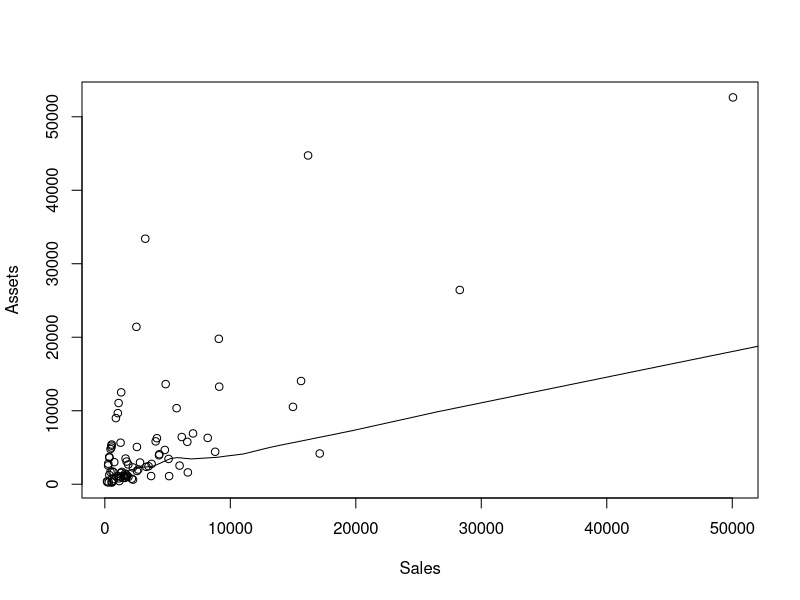
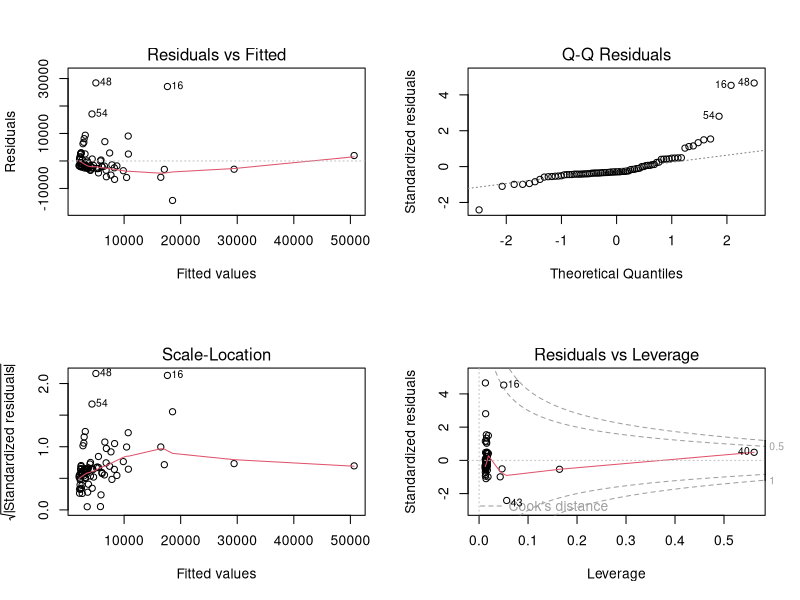
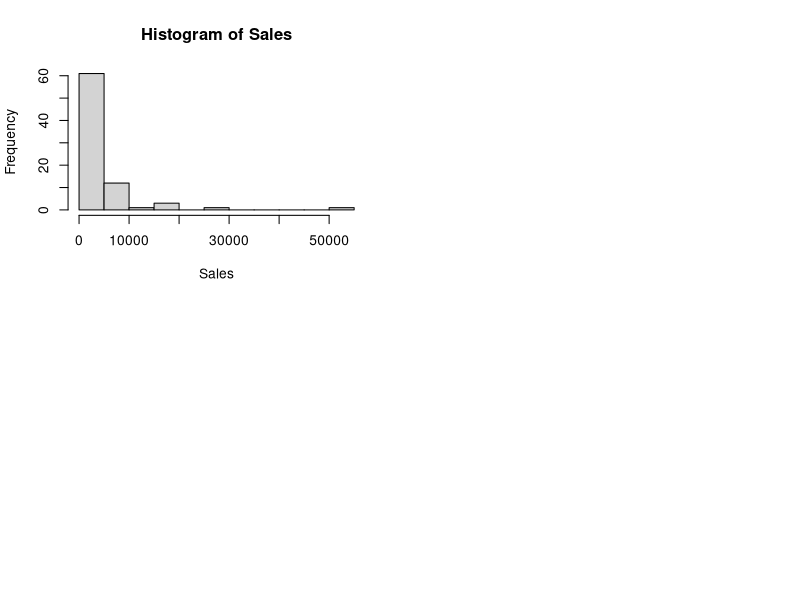
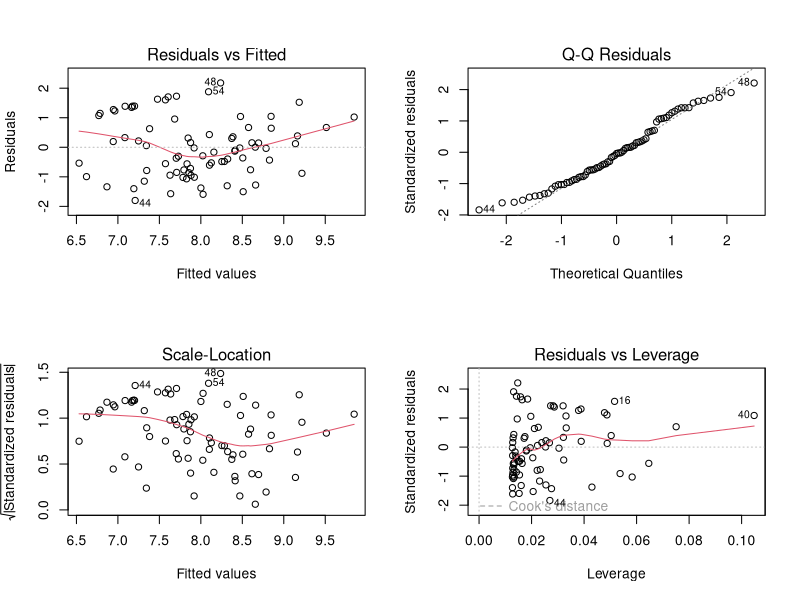
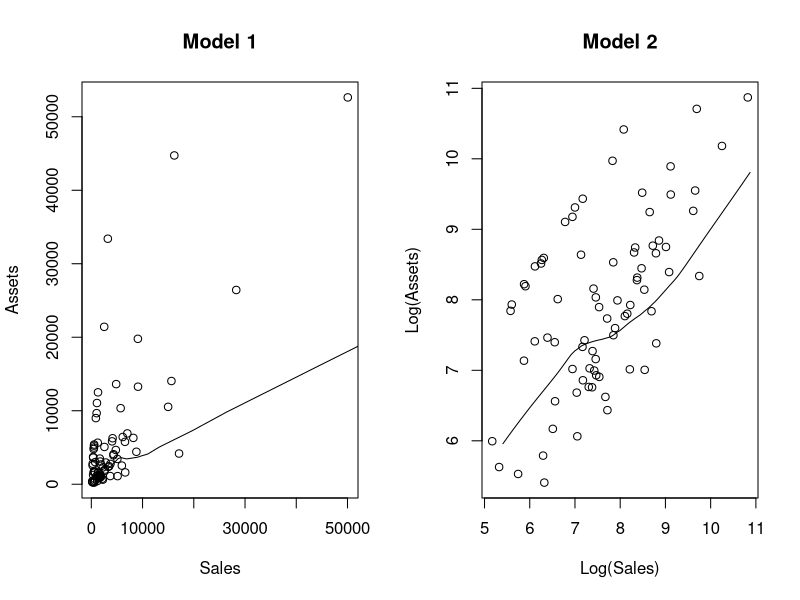
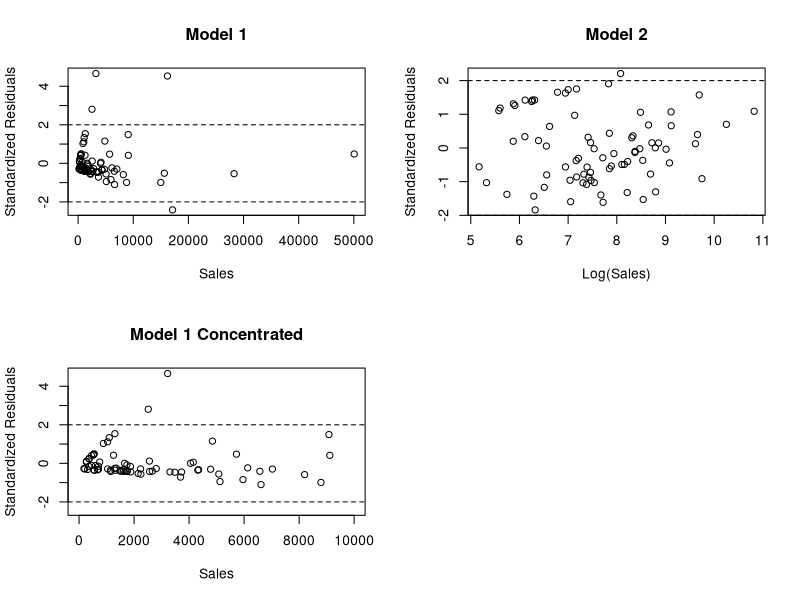
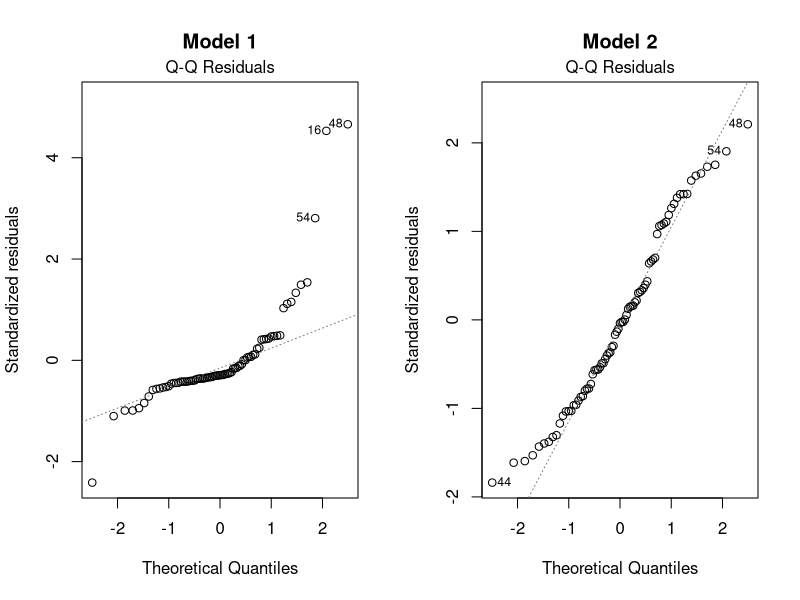
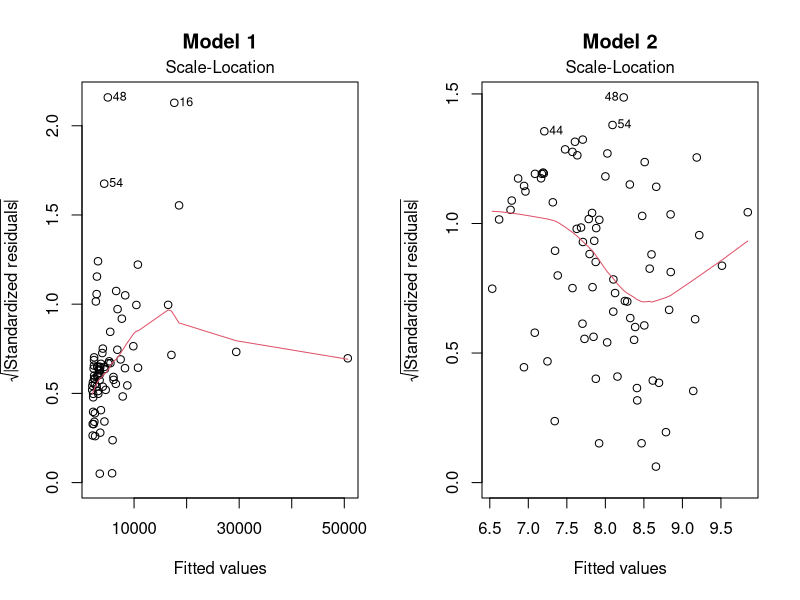

Generate these figures, in order, with R:
## ---- chunk 1
mu_1 <- 5.6
mu_2 <- 7.9
mu_3 <- 6.1
SSE <- 12.8
F <- 16/6*(1/2*mu_1+1/2*mu_2-mu_3)^2/(SSE/9)
F
## ---- chunk 2
alpha <- 0.05
p_value <- 1 - pf(F, 1, 9)
## ---- chunk 3
company <- read.csv("company.csv")
attach(company)
## ---- chunk 4
plot(x = Sales, y = Assets)
lines(lowess(Assets, Sales))
## ---- chunk 5
fit_1 <- lm(Assets ~ Sales)
par(mfrow = c(2,2))
plot(fit_1)
## ---- chunk 6
hist(Sales)
## ---- chunk 7
library(car)
summary(powerTransform(Sales))
## ---- chunk 8
log_sales <- log(Sales)
## ---- chunk 9
fit_2 <- lm(Assets ~ log_sales)
summary(powerTransform(fit_2))
## ---- chunk 10
log_assets <- log(Assets)
## ---- chunk 11
fit_3 <- lm(log_assets ~ log_sales)
par(mfrow = c(2,2))
plot(fit_3)
## ---- chunk 12
par(mfrow = c(1,2))

plot(x = Sales, y = Assets, main = "Model 1")
lines(lowess(Assets, Sales))

plot(log_sales, log_assets, xlab = "Log(Sales)",ylab = "Log(Assets)", main = "Model 2")
lines(lowess(log_assets, log_sales))
## ---- chunk 13
par(mfrow = c(2,2))
StanRes1 <- rstandard(fit_1)
plot(x = Sales, y = StanRes1, xlab = "Sales", ylab = "Standardized Residuals", main= "Model 1")
abline(h=2,lty=2)
abline(h=-2,lty=2)

StanRes2 <- rstandard(fit_3)
plot(x = log_sales, y = StanRes2, xlab = "Log(Sales)", ylab = "Standardized Residuals", main = "Model 2")
abline(h=2,lty=2)
abline(h=-2,lty=2)

plot(x = Sales, y = StanRes1, xlab = "Sales", ylab = "Standardized Residuals", main= "Model 1 Concentrated", xlim = c(0,10000))
abline(h=2,lty=2)
abline(h=-2,lty=2)

## ---- chunk 14
par(mfrow = c(1,2))
plot(fit_1, which = 2, main = "Model 1")
plot(fit_3, which = 2, main = "Model 2")
## ---- chunk 15
par(mfrow = c(1,2))
plot(fit_1, which = 3, main = "Model 1")
plot(fit_3, which = 3, main = "Model 2")
## ---- chunk 16
summary(fit_3)
## ---- chunk 17
x_star_transformed <- log(6571)
sigma_hat <- sqrt(sum(fit_3$residuals^2)/(79-1))
n <- length(Sales)
x_bar_transformed <- mean(log_sales)
SXX <- sum((log_sales - x_bar_transformed)^2)
beta_0 <- as.numeric(fit_3$coefficients[1])
beta_1 <- as.numeric(fit_3$coefficients[2])
conf_int <- beta_0+ beta_1*x_star_transformed + c(-1,1)*qt(1 - .025,df = 79-1)*sigma_hat*sqrt(1/n + (x_star_transformed - x_bar_transformed)^2/SXX)
conf_int
## ---- chunk 18
corrected_conf_int <- exp(conf_int + sigma_hat^2/2)
corrected_conf_int
